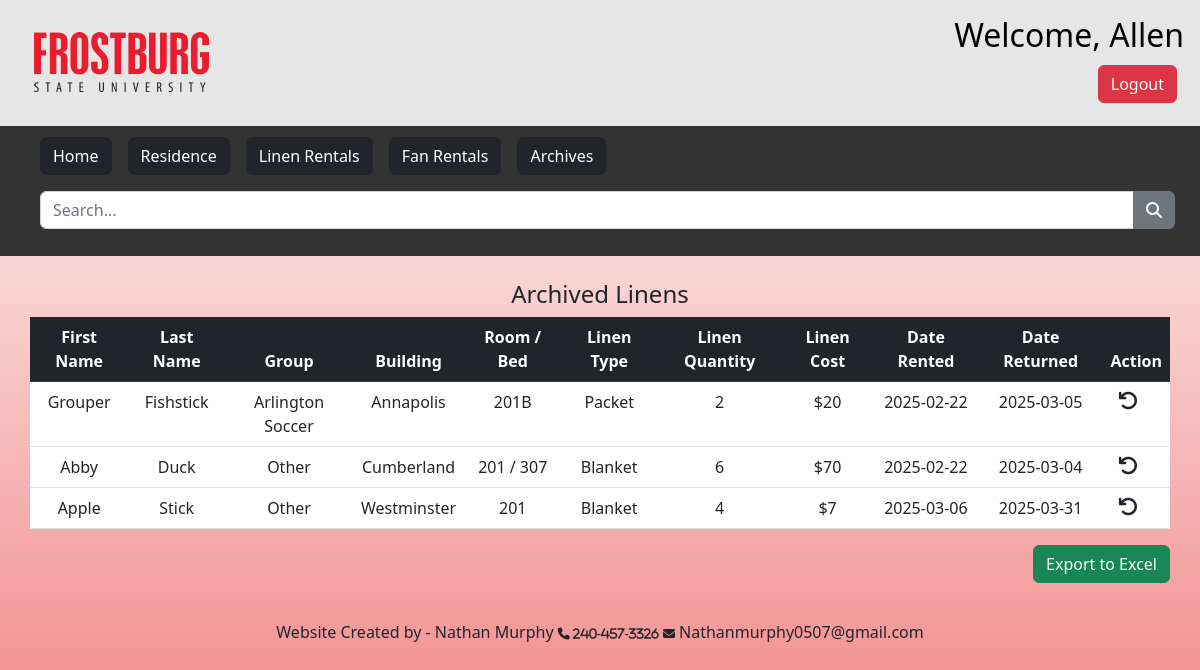
Screenshot of /ArchivedLinens.php (signed in) with the database file from the repository.
### tables this page shows
CREATE TABLE `user` (
  `id` int(11) NOT NULL,
  `name` varchar(128) NOT NULL,
  `email` varchar(255) NOT NULL,
  `password_hash` varchar(255) NOT NULL
);

CREATE TABLE IF NOT EXISTS `linens_archive` (
  `id` int(11) NOT NULL,
  `resident_id` int(11) DEFAULT NULL,
  `first_name` varchar(255) NOT NULL,
  `last_name` varchar(255) NOT NULL,
  `building` varchar(255) NOT NULL,
  `room` varchar(255) NOT NULL,
  `group` varchar(255) NOT NULL,
  `linen_type` varchar(255) DEFAULT NULL,
  `linen_quantity` varchar(255) DEFAULT NULL,
  `linen_cost` varchar(255) DEFAULT NULL,
  `linen_date_rented` date DEFAULT NULL,
  `linen_date_returned` date DEFAULT NULL,
  PRIMARY KEY (`id`)
);

### ArchivedLinens.php (the view, shortened to what this page needs)
<?php
if (isset($_SESSION["user_id"])) {
    $mysqli = require __DIR__ . "/database.php";
    $stmt = $mysqli->prepare("SELECT * FROM user WHERE id = ?");
    $stmt->bind_param("i", $_SESSION['user_id']);
    $stmt->execute();
    $result = $stmt->get_result();
    $user = $result->fetch_assoc();
}
include "db_conn.php";
$search = '';
function highlight_search_result($text, $search) {
    return $text;
}
$archiveQuery = "SELECT * FROM `linens_archive`";
$ArchivedResult = mysqli_query($conn, $archiveQuery);
?>
<!DOCTYPE html>
<html lang="en">
<head>
    <link rel="stylesheet" href="homepage.css">
    <link href="https://cdn.jsdelivr.net/npm/bootstrap@5.2.3/dist/css/bootstrap.min.css" rel="stylesheet">
    <link rel="stylesheet" href="https://cdnjs.cloudflare.com/ajax/libs/font-awesome/6.4.0/css/all.min.css" />
</head>
<body>
<div class="header">
    <div>
     <a href="https://www.frostburg.edu/">
        <img alt="Frostburg State University" style="transform: translate(20px,20px);" src="src/FSU-logo.png">
        </a>
        <?php if (isset($user)): ?>
        <h2 class="mt-2 mx-2" style="float:right"> Welcome, <?= htmlspecialchars($user["name"])?></h2>
        <?php endif; ?>
    </div>
    <div class="logout_button">
        <a href="logout.php" class="dropbtn btn btn-danger"> Logout </a>
    </div>
</div>
<div class="topnavbar">
    <ul>
        <li><a href="home.php" class="btn btn-dark mx-2 mt-2 mb-2">Home</a></li>
        <li><a href="homepage.php" class="dropbtn btn btn-dark mx-2 mt-2 mb-2">Residence</a></li>
        <li><a href="linen.php" class="dropbtn btn btn-dark mx-2 mt-2 mb-2">Linen Rentals</a></li>
        <li><a href="fan.php" class="btn btn-dark mx-2 mt-2 mb-2">Fan Rentals</a></li>
        <li><a href="Archives.php" class="btn btn-dark mx-2 mt-2 mb-2">Archives</a></li>
        <form method="get">
            <div class="input-group">
                <input type="text" class="form-control" placeholder="Search..." id="searchInput" name="search" value="<?= htmlspecialchars($search) ?>">
                <button type="submit" class="btn btn-secondary"><i class="fa-solid fa-search"></i></button>
            </div>
        </form>
    </ul>
</div>
<div class="column middle mt-4">
    <h4>Archived Linens</h4>
    <table class="table table-hover text-center">
        <thead class="table-dark">
            <tr>
                <th scope="col">First Name</th>
                <th scope="col">Last Name</th>
                <th scope="col">Group</th>
                <th scope="col">Building</th>
                <th scope="col">Room / Bed</th>
                <th scope="col">Linen Type</th>
                <th scope="col">Linen Quantity</th>
                <th scope="col">Linen Cost</th>
                <th scope="col">Date Rented</th>
                <th scope="col">Date Returned</th>
                <th scope="col">Action</th>
            </tr>
        </thead>
        <tbody style="background-color:#ffffff">
            <?php while ($row = mysqli_fetch_assoc($ArchivedResult)): ?>
                <?php if ($ArchivedResult && mysqli_num_rows($ArchivedResult) > 0): ?>
                <tr>
                <td><?php echo highlight_search_result($row['first_name'], $search); ?></td>
                <td><?php echo highlight_search_result($row['last_name'], $search); ?></td>
                <td><?php echo highlight_search_result($row['group'], $search); ?></td>
                <td><?php echo highlight_search_result($row['building'], $search); ?></td>
                <td><?php echo highlight_search_result($row['room'], $search); ?></td>
                <td><?php echo highlight_search_result($row['linen_type'], $search); ?></td>
                <td><?php echo highlight_search_result($row['linen_quantity'], $search); ?></td>
                <td><?php echo highlight_search_result($row['linen_cost'], $search); ?></td>
                <td><?php echo highlight_search_result($row['linen_date_rented'], $search); ?></td>
                <td><?php echo highlight_search_result($row['linen_date_returned'], $search); ?></td>
                <td><a href="restore_linen.php?id=<?php echo $row['id']; ?>" class="link-dark"><i class="fa-solid fa-undo fs-5 me-3"></i></a></td>
                </tr>
                <?php endif; ?>
            <?php endwhile; ?>
        </tbody>
    </table>
    <?php if (empty($filter) && empty($building) && empty($group)): ?>
        <form method="post" action="excel_archived_linen.php">
            <input type="submit" name="export_excel" style="float:right" class="btn btn-success " value="Export to Excel">
        </form>
    <?php endif ?>
</div>
    <div class="footer">
        <p>Website Created by - Nathan Murphy <i class="fa fa-phone" style="font-size:12px"> 240-457-3326 </i> <i class="fa fa-envelope" style="font-size:12px"></i> Nathanmurphy0507@gmail.com </p>
    </div>
</body>
</html>

### homepage.css (style rules this page uses)
body { background: url(src/red-white.svg) no-repeat fixed; background-size: cover; background-color: #ff9797; }
.header { background-color: #e6e6e6; color: rgb(0, 0, 0); padding: 8px; text-align: justify end; }
.topnavbar { margin-bottom: 5px; padding: 3px 0; background-color: #333; }
ul { list-style-type: none; margin: 0; padding: 0; background-color: #333; }
li { float: left; padding: 0; margin: 0; }
li a, .dropbtn { display: inline-block; color: white; text-align: center; padding: 14px 16px; text-decoration: none; }
li a, .dropbtn { display: inline-block; color: white; text-align: center; padding: 14px 16px; text-decoration: none; outline: none; }
.column.middle { margin: auto; text-align: center; width: 95%; }
header, .logout_button { text-align: right; display: flex-end; margin-top: -55px; margin-right: 15px; margin-bottom: 15px; }
topnavbar, .input-group { display: flex; justify-content: center; padding: 8px; padding-right: 25px; }
.footer { text-align: center; padding: 75px; }

### rows the page displays
user: name "Allen"
linens_archive: first_name "Grouper", last_name "Fishstick", group "Arlington Soccer", building "Annapolis", room "201B", linen_type "Packet", linen_quantity "2", linen_cost "$20", linen_date_rented "2025-02-22", linen_date_returned "2025-03-05"
linens_archive: first_name "Abby", last_name "Duck", group "Other", building "Cumberland", room "201 / 307", linen_type "Blanket", linen_quantity "6", linen_cost "$70", linen_date_rented "2025-02-22", linen_date_returned "2025-03-04"
linens_archive: first_name "Apple", last_name "Stick", group "Other", building "Westminster", room "201", linen_type "Blanket", linen_quantity "4", linen_cost "$7", linen_date_rented "2025-03-06", linen_date_returned "2025-03-31"
